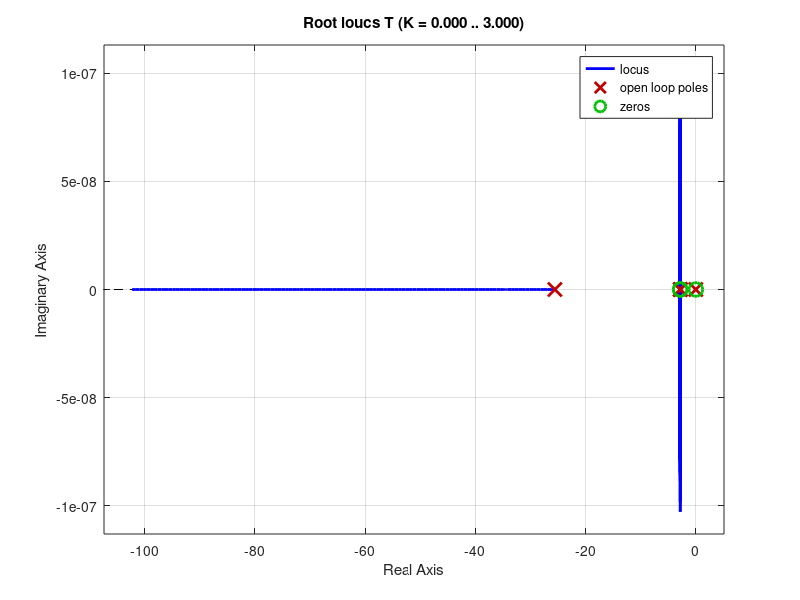
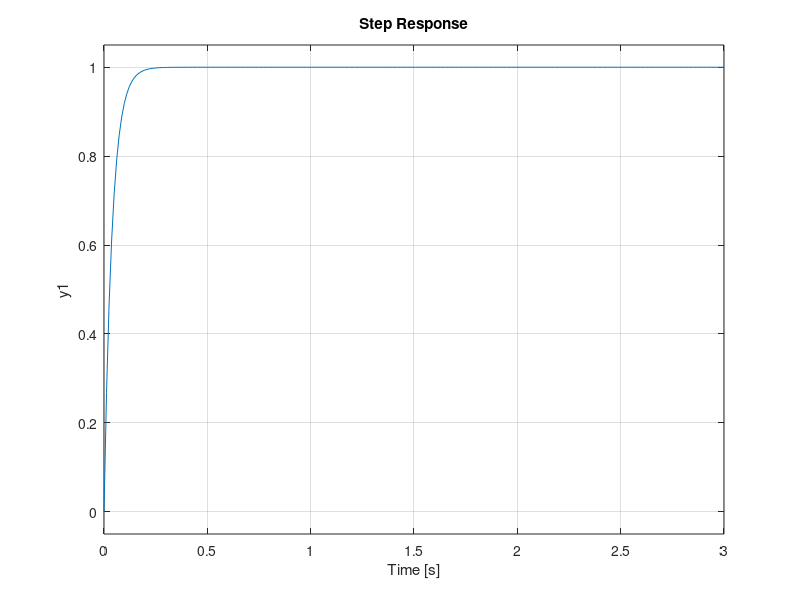
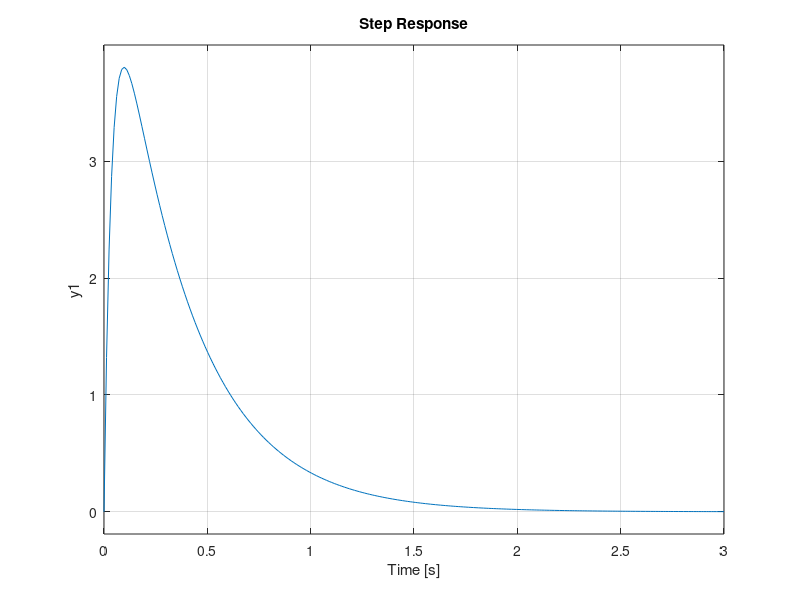

Reproduce these figures in MATLAB, in order. (Note: this script raises an error after producing the figures.)
% Hastighedsregulering

Km = 0.022141706562986;
Rm = 0.807790757873553;
Js = 2.686970843428432e-04;
Bs = 1.748817703686052e-04;
N = 12/40;
la = 0.3384;
ma = 0.2988;

s = tf('s');

Gm = ((1.292*Km)/((Js*Rm+ma*la^2*N^6*Rm*1/3)*s+Bs*Rm+Km^2));
Kpim = 0.2;
Ti = (Js*Rm+(1/3)*ma*la^2*N^6*Rm)/(Bs*Rm+Km^2)
Dm = Kpim*(1+1/(Ti*s));
T=(Gm*Dm)/(1+Dm*Gm);
U=feedback(Gm,Dm);


figure(1)
rlocus(T)
figure(2)
step(T)
figure(3)
step(U)
stepinfo(T)
figure(4)
rlocus(U)
